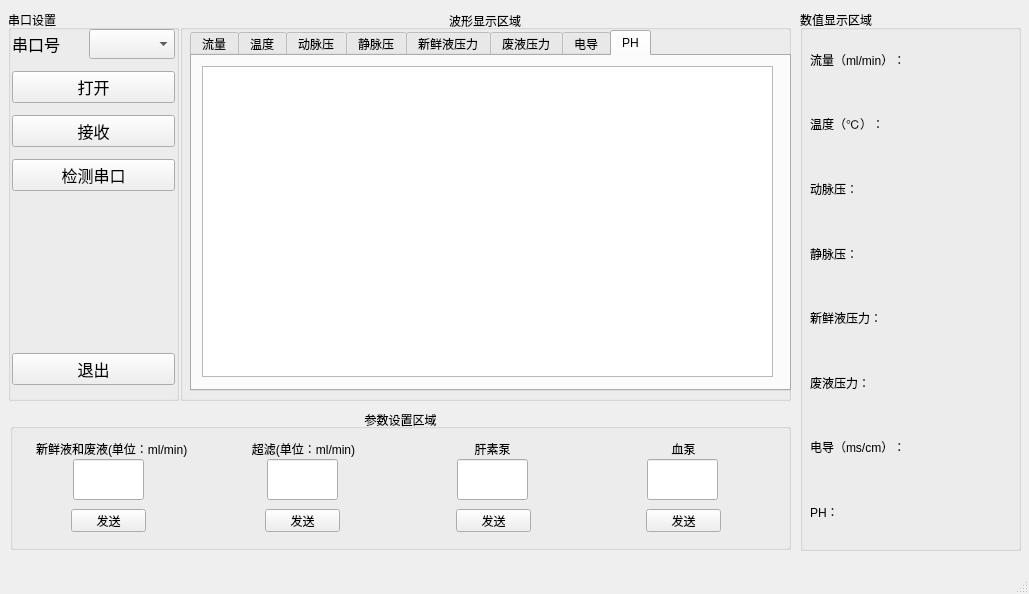
<?xml version="1.0" encoding="UTF-8"?>
<ui version="4.0">
 <class>MainWindow</class>
 <widget class="QMainWindow" name="MainWindow">
  <property name="geometry">
   <rect>
    <x>0</x>
    <y>0</y>
    <width>1029</width>
    <height>594</height>
   </rect>
  </property>
  <property name="minimumSize">
   <size>
    <width>1029</width>
    <height>594</height>
   </size>
  </property>
  <property name="maximumSize">
   <size>
    <width>1029</width>
    <height>594</height>
   </size>
  </property>
  <property name="sizeIncrement">
   <size>
    <width>0</width>
    <height>0</height>
   </size>
  </property>
  <property name="windowTitle">
   <string>MainWindow</string>
  </property>
  <property name="animated">
   <bool>true</bool>
  </property>
  <widget class="QWidget" name="centralwidget">
   <widget class="QGroupBox" name="groupBox">
    <property name="geometry">
     <rect>
      <x>180</x>
      <y>10</y>
      <width>611</width>
      <height>391</height>
     </rect>
    </property>
    <property name="title">
     <string>波形显示区域</string>
    </property>
    <property name="alignment">
     <set>Qt::AlignCenter</set>
    </property>
    <widget class="QTabWidget" name="tabWidget">
     <property name="geometry">
      <rect>
       <x>10</x>
       <y>20</y>
       <width>601</width>
       <height>361</height>
      </rect>
     </property>
     <property name="currentIndex">
      <number>7</number>
     </property>
     <property name="movable">
      <bool>true</bool>
     </property>
     <widget class="QWidget" name="tab_1">
      <attribute name="title">
       <string>流量</string>
      </attribute>
      <widget class="PlotWidget" name="plotView_1">
       <property name="geometry">
        <rect>
         <x>10</x>
         <y>10</y>
         <width>571</width>
         <height>311</height>
        </rect>
       </property>
      </widget>
     </widget>
     <widget class="QWidget" name="tab_2">
      <attribute name="title">
       <string>温度</string>
      </attribute>
      <widget class="PlotWidget" name="plotView_2">
       <property name="geometry">
        <rect>
         <x>10</x>
         <y>10</y>
         <width>571</width>
         <height>311</height>
        </rect>
       </property>
      </widget>
     </widget>
     <widget class="QWidget" name="tab_3">
      <attribute name="title">
       <string>动脉压</string>
      </attribute>
      <widget class="PlotWidget" name="plotView_3">
       <property name="geometry">
        <rect>
         <x>10</x>
         <y>10</y>
         <width>571</width>
         <height>311</height>
        </rect>
       </property>
      </widget>
     </widget>
     <widget class="QWidget" name="tab_4">
      <attribute name="title">
       <string>静脉压</string>
      </attribute>
      <widget class="PlotWidget" name="plotView_4">
       <property name="geometry">
        <rect>
         <x>10</x>
         <y>10</y>
         <width>571</width>
         <height>311</height>
        </rect>
       </property>
      </widget>
     </widget>
     <widget class="QWidget" name="tab_5">
      <attribute name="title">
       <string>新鲜液压力</string>
      </attribute>
      <widget class="PlotWidget" name="plotView_5">
       <property name="geometry">
        <rect>
         <x>10</x>
         <y>10</y>
         <width>571</width>
         <height>311</height>
        </rect>
       </property>
      </widget>
     </widget>
     <widget class="QWidget" name="tab_6">
      <attribute name="title">
       <string>废液压力</string>
      </attribute>
      <widget class="PlotWidget" name="plotView_6">
       <property name="geometry">
        <rect>
         <x>10</x>
         <y>10</y>
         <width>571</width>
         <height>311</height>
        </rect>
       </property>
      </widget>
     </widget>
     <widget class="QWidget" name="tab_7">
      <attribute name="title">
       <string>电导</string>
      </attribute>
      <widget class="PlotWidget" name="plotView_7">
       <property name="geometry">
        <rect>
         <x>10</x>
         <y>10</y>
         <width>571</width>
         <height>311</height>
        </rect>
       </property>
      </widget>
     </widget>
     <widget class="QWidget" name="tab_8">
      <attribute name="title">
       <string>PH</string>
      </attribute>
      <widget class="PlotWidget" name="plotView_8">
       <property name="geometry">
        <rect>
         <x>10</x>
         <y>10</y>
         <width>571</width>
         <height>311</height>
        </rect>
       </property>
      </widget>
     </widget>
    </widget>
   </widget>
   <widget class="QGroupBox" name="groupBox_2">
    <property name="geometry">
     <rect>
      <x>10</x>
      <y>409</y>
      <width>781</width>
      <height>141</height>
     </rect>
    </property>
    <property name="title">
     <string>参数设置区域</string>
    </property>
    <property name="alignment">
     <set>Qt::AlignCenter</set>
    </property>
    <property name="flat">
     <bool>false</bool>
    </property>
    <property name="checkable">
     <bool>false</bool>
    </property>
    <widget class="QWidget" name="horizontalLayoutWidget">
     <property name="geometry">
      <rect>
       <x>10</x>
       <y>20</y>
       <width>761</width>
       <height>111</height>
      </rect>
     </property>
     <layout class="QHBoxLayout" name="horizontalLayout">
      <item>
       <widget class="QWidget" name="widget_1" native="true">
        <widget class="QLineEdit" name="input_1">
         <property name="geometry">
          <rect>
           <x>53</x>
           <y>30</y>
           <width>71</width>
           <height>41</height>
          </rect>
         </property>
         <property name="text">
          <string/>
         </property>
         <property name="alignment">
          <set>Qt::AlignCenter</set>
         </property>
        </widget>
        <widget class="QPushButton" name="Button_send1">
         <property name="geometry">
          <rect>
           <x>51</x>
           <y>80</y>
           <width>75</width>
           <height>23</height>
          </rect>
         </property>
         <property name="text">
          <string>发送</string>
         </property>
        </widget>
        <widget class="QLabel" name="label">
         <property name="geometry">
          <rect>
           <x>16</x>
           <y>9</y>
           <width>161</width>
           <height>21</height>
          </rect>
         </property>
         <property name="text">
          <string>新鲜液和废液(单位：ml/min)</string>
         </property>
        </widget>
       </widget>
      </item>
      <item>
       <widget class="QWidget" name="widget_2" native="true">
        <widget class="QLineEdit" name="input_2">
         <property name="geometry">
          <rect>
           <x>55</x>
           <y>30</y>
           <width>71</width>
           <height>41</height>
          </rect>
         </property>
         <property name="alignment">
          <set>Qt::AlignCenter</set>
         </property>
        </widget>
        <widget class="QPushButton" name="Button_send2">
         <property name="geometry">
          <rect>
           <x>53</x>
           <y>80</y>
           <width>75</width>
           <height>23</height>
          </rect>
         </property>
         <property name="text">
          <string>发送</string>
         </property>
        </widget>
        <widget class="QLabel" name="label_7">
         <property name="geometry">
          <rect>
           <x>26</x>
           <y>10</y>
           <width>131</width>
           <height>20</height>
          </rect>
         </property>
         <property name="text">
          <string>超滤(单位：ml/min)</string>
         </property>
         <property name="alignment">
          <set>Qt::AlignCenter</set>
         </property>
        </widget>
       </widget>
      </item>
      <item>
       <widget class="QWidget" name="widget_3" native="true">
        <widget class="QLineEdit" name="input_3">
         <property name="geometry">
          <rect>
           <x>53</x>
           <y>30</y>
           <width>71</width>
           <height>41</height>
          </rect>
         </property>
         <property name="alignment">
          <set>Qt::AlignCenter</set>
         </property>
        </widget>
        <widget class="QPushButton" name="Button_send3">
         <property name="geometry">
          <rect>
           <x>52</x>
           <y>80</y>
           <width>75</width>
           <height>23</height>
          </rect>
         </property>
         <property name="text">
          <string>发送</string>
         </property>
        </widget>
        <widget class="QLabel" name="label_3">
         <property name="geometry">
          <rect>
           <x>43</x>
           <y>10</y>
           <width>91</width>
           <height>20</height>
          </rect>
         </property>
         <property name="text">
          <string>肝素泵</string>
         </property>
         <property name="textFormat">
          <enum>Qt::AutoText</enum>
         </property>
         <property name="alignment">
          <set>Qt::AlignCenter</set>
         </property>
        </widget>
       </widget>
      </item>
      <item>
       <widget class="QWidget" name="widget_4" native="true">
        <widget class="QLineEdit" name="input_4">
         <property name="geometry">
          <rect>
           <x>52</x>
           <y>30</y>
           <width>71</width>
           <height>41</height>
          </rect>
         </property>
         <property name="alignment">
          <set>Qt::AlignCenter</set>
         </property>
        </widget>
        <widget class="QPushButton" name="Button_send4">
         <property name="geometry">
          <rect>
           <x>51</x>
           <y>80</y>
           <width>75</width>
           <height>23</height>
          </rect>
         </property>
         <property name="text">
          <string>发送</string>
         </property>
        </widget>
        <widget class="QLabel" name="label_6">
         <property name="geometry">
          <rect>
           <x>43</x>
           <y>10</y>
           <width>91</width>
           <height>20</height>
          </rect>
         </property>
         <property name="text">
          <string>血泵</string>
         </property>
         <property name="alignment">
          <set>Qt::AlignCenter</set>
         </property>
        </widget>
       </widget>
      </item>
     </layout>
    </widget>
   </widget>
   <widget class="QGroupBox" name="groupBox_3">
    <property name="geometry">
     <rect>
      <x>8</x>
      <y>10</y>
      <width>171</width>
      <height>391</height>
     </rect>
    </property>
    <property name="title">
     <string>串口设置</string>
    </property>
    <widget class="QWidget" name="gridLayoutWidget">
     <property name="geometry">
      <rect>
       <x>4</x>
       <y>17</y>
       <width>163</width>
       <height>361</height>
      </rect>
     </property>
     <layout class="QGridLayout" name="gridLayout" columnstretch="0,0">
      <property name="sizeConstraint">
       <enum>QLayout::SetDefaultConstraint</enum>
      </property>
      <property name="rightMargin">
       <number>0</number>
      </property>
      <property name="bottomMargin">
       <number>0</number>
      </property>
      <property name="horizontalSpacing">
       <number>3</number>
      </property>
      <property name="verticalSpacing">
       <number>10</number>
      </property>
      <item row="0" column="0">
       <widget class="QLabel" name="label_2">
        <property name="font">
         <font>
          <family>AcadEref</family>
          <pointsize>12</pointsize>
         </font>
        </property>
        <property name="text">
         <string>串口号</string>
        </property>
       </widget>
      </item>
      <item row="5" column="0" colspan="2">
       <widget class="QPushButton" name="Button_quit">
        <property name="font">
         <font>
          <family>AcadEref</family>
          <pointsize>12</pointsize>
         </font>
        </property>
        <property name="text">
         <string>退出</string>
        </property>
       </widget>
      </item>
      <item row="3" column="0" colspan="2">
       <widget class="QPushButton" name="Button_FindPort">
        <property name="font">
         <font>
          <family>AcadEref</family>
          <pointsize>12</pointsize>
         </font>
        </property>
        <property name="text">
         <string>检测串口</string>
        </property>
       </widget>
      </item>
      <item row="4" column="0" colspan="2">
       <spacer name="verticalSpacer">
        <property name="orientation">
         <enum>Qt::Vertical</enum>
        </property>
        <property name="sizeType">
         <enum>QSizePolicy::Fixed</enum>
        </property>
        <property name="sizeHint" stdset="0">
         <size>
          <width>20</width>
          <height>150</height>
         </size>
        </property>
       </spacer>
      </item>
      <item row="0" column="1">
       <widget class="QComboBox" name="Box_get_port">
        <property name="font">
         <font>
          <family>宋体</family>
          <pointsize>11</pointsize>
         </font>
        </property>
        <property name="iconSize">
         <size>
          <width>30</width>
          <height>20</height>
         </size>
        </property>
       </widget>
      </item>
      <item row="2" column="0" colspan="2">
       <widget class="QPushButton" name="Button_Rec">
        <property name="font">
         <font>
          <pointsize>12</pointsize>
         </font>
        </property>
        <property name="text">
         <string>接收</string>
        </property>
        <property name="iconSize">
         <size>
          <width>16</width>
          <height>16</height>
         </size>
        </property>
       </widget>
      </item>
      <item row="1" column="0" colspan="2">
       <widget class="QPushButton" name="Button_Open">
        <property name="font">
         <font>
          <family>AcadEref</family>
          <pointsize>12</pointsize>
         </font>
        </property>
        <property name="text">
         <string>打开</string>
        </property>
        <property name="iconSize">
         <size>
          <width>20</width>
          <height>40</height>
         </size>
        </property>
       </widget>
      </item>
     </layout>
    </widget>
   </widget>
   <widget class="QGroupBox" name="groupBox_4">
    <property name="geometry">
     <rect>
      <x>800</x>
      <y>10</y>
      <width>221</width>
      <height>541</height>
     </rect>
    </property>
    <property name="title">
     <string>数值显示区域</string>
    </property>
    <widget class="QWidget" name="gridLayoutWidget_2">
     <property name="geometry">
      <rect>
       <x>10</x>
       <y>20</y>
       <width>201</width>
       <height>511</height>
      </rect>
     </property>
     <layout class="QGridLayout" name="gridLayout_2">
      <item row="1" column="1">
       <widget class="QLabel" name="label_value_2">
        <property name="text">
         <string/>
        </property>
       </widget>
      </item>
      <item row="2" column="0">
       <widget class="QLabel" name="label_name_3">
        <property name="text">
         <string>动脉压：</string>
        </property>
       </widget>
      </item>
      <item row="2" column="1">
       <widget class="QLabel" name="label_value_3">
        <property name="text">
         <string/>
        </property>
        <property name="alignment">
         <set>Qt::AlignLeading|Qt::AlignLeft|Qt::AlignVCenter</set>
        </property>
       </widget>
      </item>
      <item row="0" column="1">
       <widget class="QLabel" name="label_value_1">
        <property name="text">
         <string/>
        </property>
       </widget>
      </item>
      <item row="3" column="1">
       <widget class="QLabel" name="label_value_4">
        <property name="text">
         <string/>
        </property>
       </widget>
      </item>
      <item row="4" column="0">
       <widget class="QLabel" name="label_name_5">
        <property name="text">
         <string>新鲜液压力：</string>
        </property>
       </widget>
      </item>
      <item row="5" column="1">
       <widget class="QLabel" name="label_value_6">
        <property name="text">
         <string/>
        </property>
       </widget>
      </item>
      <item row="6" column="0">
       <widget class="QLabel" name="label_name_7">
        <property name="text">
         <string>电导（ms/cm）：</string>
        </property>
       </widget>
      </item>
      <item row="0" column="0">
       <widget class="QLabel" name="label_name_1">
        <property name="text">
         <string>流量（ml/min）：</string>
        </property>
       </widget>
      </item>
      <item row="5" column="0">
       <widget class="QLabel" name="label_name_6">
        <property name="text">
         <string>废液压力：</string>
        </property>
       </widget>
      </item>
      <item row="1" column="0">
       <widget class="QLabel" name="label_name_2">
        <property name="text">
         <string>温度（℃）：</string>
        </property>
       </widget>
      </item>
      <item row="6" column="1">
       <widget class="QLabel" name="label_value_7">
        <property name="text">
         <string/>
        </property>
       </widget>
      </item>
      <item row="3" column="0">
       <widget class="QLabel" name="label_name_4">
        <property name="text">
         <string>静脉压：</string>
        </property>
       </widget>
      </item>
      <item row="4" column="1">
       <widget class="QLabel" name="label_value_5">
        <property name="text">
         <string/>
        </property>
       </widget>
      </item>
      <item row="7" column="0">
       <widget class="QLabel" name="label_name_8">
        <property name="text">
         <string>PH：</string>
        </property>
       </widget>
      </item>
      <item row="7" column="1">
       <widget class="QLabel" name="label_value_8">
        <property name="text">
         <string/>
        </property>
       </widget>
      </item>
     </layout>
    </widget>
   </widget>
  </widget>
  <widget class="QMenuBar" name="menubar">
   <property name="geometry">
    <rect>
     <x>0</x>
     <y>0</y>
     <width>1029</width>
     <height>23</height>
    </rect>
   </property>
  </widget>
  <widget class="QStatusBar" name="statusbar"/>
 </widget>
 <customwidgets>
  <customwidget>
   <class>PlotWidget</class>
   <extends>QGraphicsView</extends>
   <header>pyqtgraph</header>
  </customwidget>
 </customwidgets>
 <resources/>
 <connections/>
</ui>
